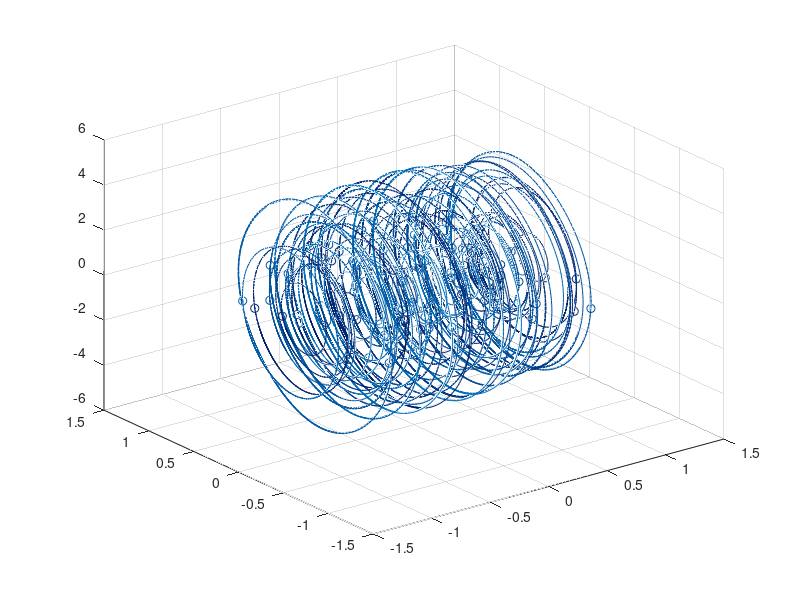

MATLAB code to generate this figure: (Note: this script raises an error after producing the figure.)
clear all, close all, clc

%simulate CART and POLE system
dt=0.01; T=10; t=0:dt:T;
m1 = 10; m2 = 5; L = 0.4; g = 9.8; M = m1 + m2;

cartPole = @(t,x)([ m2*L*cos(x(2))*x(3)/M                                 ;...
                    x(3)                                                ;...
                    -((((x(3)^2)/(2*M))*sin(2*x(2)))+(g/L)*sin(x(2)))       ]);

ode_options = odeset('RelTol',1e-10,'AbsTol',1e-11);

input=[]; output=[];
for j=1:100     %training trajectories
    x0=2*(rand(3,1)-0.5);
    [t,y] = ode45(cartPole,t,x0);
    input=[input; y(1:end-1,:)];
    output=[output; y(2:end,:)];
    plot3(y(:,1),y(:,2),y(:,3), 'Color', [0 (0.447-j/300) (0.741-j/300)]),hold on
    plot3(x0(1),x0(2),x0(3),'ro','Color',[0 (0.447-j/300) (0.741-j/300)])
end

grid on

%% 
net = feedforwardnet([10 10 10]);
net.layers{1}.transferFcn = 'logsig';
net.layers{2}.transferFcn = 'poslin';
net.layers{3}.transferFcn = 'poslin';
net = train(net,input.',output.');

%%

for m = 1:1%0
    %x0=[-0.004129892948569;-0.001569909852891;0.003517219784020]
    x0=2*(rand(3,1)-0.5);
    [t,y] = ode45(cartPole,t,x0);
    
    ynn(:,1) = x0;
    for k = 2:(length(t))
        ynn(:,k) = net(ynn(:,k-1));
    end
    
%        figure(2)
%        plot3(y(:,1),y(:,2),y(:,3)); hold on
%        plot3(ynn(1,:),ynn(2,:),ynn(3,:));
%        plot3(x0(1),x0(2),x0(3),'ro')
    
    for k = 1:length(ynn)
        figure(2)
        plot3(y(1:k,1),y(1:k,2),y(1:k,3)); hold on
        plot3(ynn(1,1:k),ynn(2,1:k),ynn(3,1:k));
        plot3(x0(1),x0(2),x0(3),'ro'); 
        plot3(y(k,1),y(k,2),y(k,3),'.','Color','#0072BD','MarkerSize',15);
        plot3(ynn(1,k),ynn(2,k),ynn(3,k),'.','Color','#D95319','MarkerSize',15);hold off
        pause(0.01)
    end
    
    
    figure(3)
    subplot(2,2,1), plot(t(1:end),y(1:end,1)), hold on, plot(t(1:end),ynn(1,:)')
    subplot(2,2,2), plot(t(1:end),y(1:end,2)), hold on, plot(t(1:end),ynn(2,:)')
    subplot(2,2,3), plot(t(1:end),y(1:end,3)), hold on, plot(t(1:end),ynn(3,:)')
    subplot(2,2,4), plot(t(1:end),sqrt((y(1:end,1)-ynn(1,:)').^2+(y(1:end,2)-ynn(2,:)').^2+(y(1:end,3)-ynn(3,:)').^2))
end
